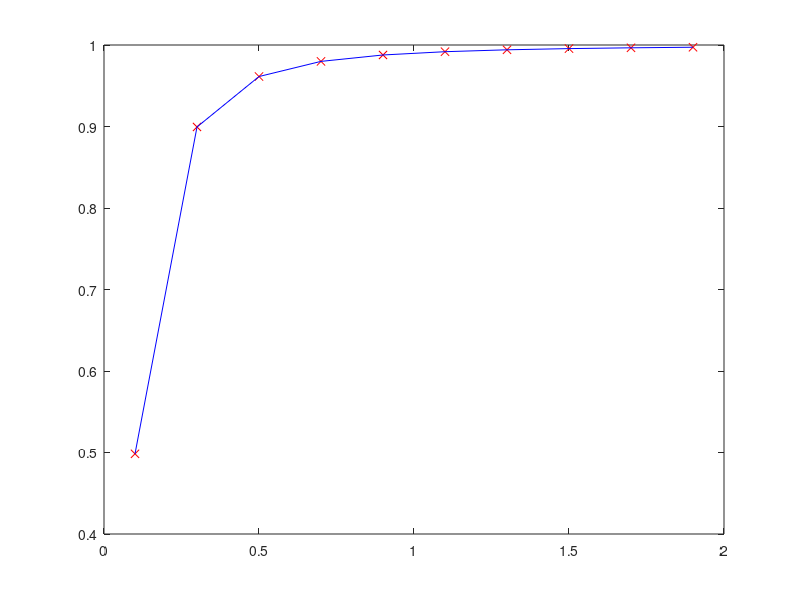

MATLAB code to generate this figure:

function scatter_test()

    L = 0.1;
    V0 = 1;

    V = @(x) and(x>=0, x<L).*V0;
    
    N = 200;
    
    kall = 0.1:0.2:2;
    transall = [];
    m_transall = [];
    for k = kall
        E = k*k/2;
        [refl, trans, psi] = m_scatter(N, k, V);
        m_trans = 1/(1+V0^2*sin(sqrt(2*(E-V0))*L)^2/4/E/(E-V0));
        transall = [transall;trans];
        m_transall = [m_transall; m_trans];
    end
    plot(kall, transall, 'rx', kall, m_transall, 'b-');

end

function [refl, trans, psi] = m_scatter(N, k, V)
% Solve scatter equation
% (H-E)\psi = (E-H)\psi_{inc}

    n = 3;
    m = 1;
    dx = 0.02;
    
    t = -1/2/m/dx/dx*[-5/2,4/3,-1/12];  % t(n+1) -> T(a,a+n)=T(a,a-n)
    
    H = zeros(N+2);
    
    function m_t = get_t(d)
        m_t = zeros(1, length(d));
        for j = 1:length(d)
            if abs(d(j)) <= 2
                m_t(j) = t(abs(d(j))+1);
            end
        end
    end
    
    max_stencil = 3;

    % LHS: Outside stencils
    for q = 0:max_stencil-1
        H(q+1,1) = sum(exp(-1i*k*dx*(-n+1:0)).*get_t(q-(-n+1:0)));
    end
    for q = N+1-max_stencil:N+1
        H(q+1,N+2) = sum(exp(1i*k*dx*(0:n-1)).*get_t(N+1-q+(0:n-1)));
    end
    
    % LHS: Inside stencils
    for q = 1:N+2
        min_q = max(q-max_stencil+1, 2);
        max_q = min(q+max_stencil-1, N+1);
        H(q,min_q:max_q) = get_t((min_q:max_q)-q);
    end
    
    H(2:N+1,2:N+1) = H(2:N+1,2:N+1) + diag(V(((2:N+1)-(N+3)/2)*dx));
    
    % LHS: Energy
    lhs = H - k*k/2/m*eye(N+2);
    
    % RHS
    rhs = zeros(N+2,1);
    for q = 0:max_stencil-1
        rhs(q+1) = -sum(exp(1i*k*dx*(-n+1:0)).*get_t(q-(-n+1:0)));
    end
    rhs(1) = rhs(1) + k*k/2/m;
    
    % Calculation
    ret = lhs \ rhs;
    refl = abs(ret(1)).^2;
    trans = abs(ret(N+2)).^2;
    psi = ret(2:N+1);

end
